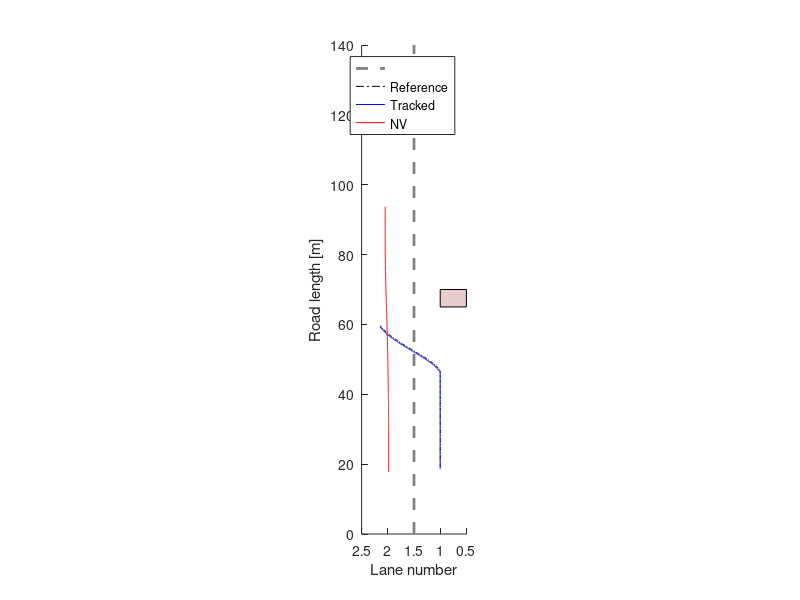
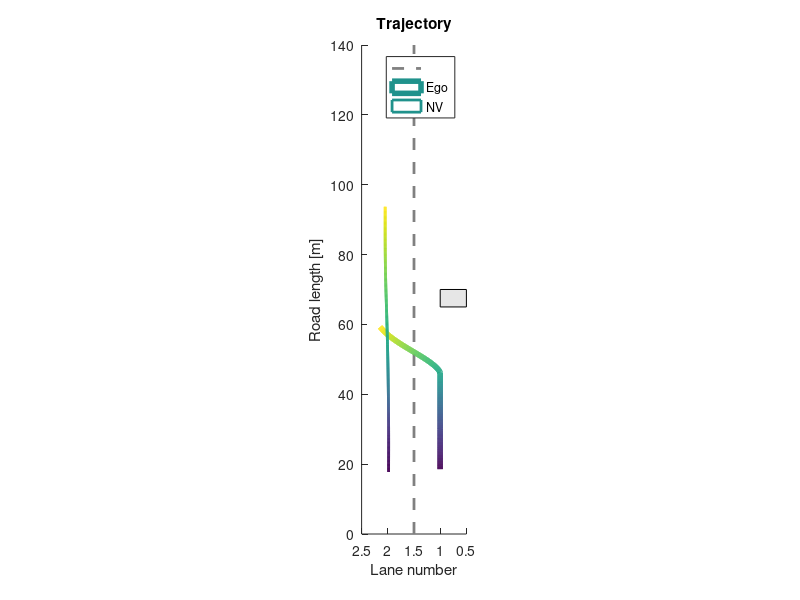

These figures' MATLAB source, in order: (Note: this script raises an error after producing the figures.)
% Viranjan Bhattacharyya
% EMC2 Lab Clemson University

clear, clc, close all

log_data = load("jh3.txt");
%%
start = 150;
fin = length(log_data);
X = log_data(start:fin, 1:5);
X_ref = log_data(start:fin, 7:11);
Ua = log_data(start:fin, 12);
Ul = log_data(start:fin, 13);
X_nv = log_data(start:fin, 15:17);
X_obs = log_data(start:fin, 19);
X_nv_pred = log_data(start:fin, 21);
roadlength = 140;
%%
figure(1)
set (gca,'DataAspectRatio',[1 15 1],'Xdir','reverse','Xlim',[0.5 2.5],'Ylim',[0 roadlength])
hold on 
plot([1.5 1.5],[0 roadlength],'--','LineWidth',2,'Color',[0.5 0.5 0.5]) % lane marking
plot(X_ref(:,4),X_ref(:,1),'-.k')
plot(X(:,4),X(:,1),'b')
plot(X_nv(:,3),X_nv(:,1),'r')
rectangle('Position',[0.5 (X_obs(1)-5) 0.5 5],'FaceColor',[0.9 0.8 0.8])
xlabel('Lane number')
ylabel('Road length [m]')
legend('','Reference','Tracked','NV')
%%
figure(2)
set (gca,'DataAspectRatio',[1 15 1],'Xdir','reverse','Xlim',[0.5 2.5],'Ylim',[0 roadlength])
hold on 
plot([1.5 1.5],[0 roadlength],'--','LineWidth',2,'Color',[0.5 0.5 0.5]) % lane marking
l = X(:,4)';
s = X(:,1)';
z = zeros(size(s));
col = 1:(fin - start + 1);
surface([l;l],[s;s],[z;z],[col;col],...
        'facecol','no',...
        'edgecol','interp',...
        'linew',4);
l_nv = X_nv(:,3)';
s_nv = X_nv(:,1)';
surface([l_nv;l_nv],[s_nv;s_nv],[z;z],[col;col],...
        'facecol','no',...
        'edgecol','interp',...
        'linew',2);
rectangle('Position',[0.5 (X_obs(1)-5) 0.5 5],'FaceColor',[0.9 0.9 0.9])
xlabel('Lane number')
ylabel('Road length [m]')
legend('', 'Ego', 'NV')
title('Trajectory')
%%
RMSE = rmse(X_ref, X);
%%
figure(3)
subplot(211)
plot(Ua,'g')
hold on
plot(X(:,3));
ylabel('m/s^2')
legend('Command acceleration','Ego acceleration')
subplot(212)
plot(Ul,'g')
hold on
plot(X(:,4))
ylabel('Lane')
legend('Command lane', 'Ego')
%%
figure(4)
plot(Ua, 'g')
hold on
plot(X(:,3))
plot(X_ref(:,3))
ylim([-2 2])
ylabel('m/s^2')
legend('Commanded acceleration','Ego acceleration','Reference acceleration')
%%
figure(5)
plot(X(:,2))
hold on
plot(X_nv(:,2))
ylabel('m/s')
legend('Ego', 'NV')
title('Speed')
%%
figure(6)
plot(X(:,1))
hold on
plot(X_nv(:,1))
legend('Ego','NV')
ylabel('Longitudinal Position [m]')
xlabel('Time step')
%%
figure(7)
plot(X(:,4))
hold on
plot(X_nv(:,3))
legend('Ego','NV')
ylabel('Lateral Position [m]')
xlabel('Time step')
%%
figure(8)
set (gca,'DataAspectRatio',[1 60 1],'Xdir','reverse','Xlim',[1.5 2.5])
hold on 
plot([1.5 1.5],[0 roadlength],'--','LineWidth',2,'Color',[0.5 0.5 0.5]) % lane marking
plot(X_nv(:,3),X_nv(:,1),'Color',[0.8 0.1 0.5],'LineWidth',2)
plot(2*ones(length(X_nv_pred)), X_nv_pred(:,1),'.r')
xlabel('Lane number')
ylabel('Road length [m]')
legend('','Actual','Predicted')
title('NV actual and predicted trajectory')

%% Multi subject
clear, clc, close all
%%
subjects_base = ['ae3', 'am3', 'az3', 'jb3', 'jh3', 'ml3']; % 50 m truck
% subjects_base = ['ae2', 'am2', 'az2', 'jb2', 'jh2', 'ml2']; % 60 m truck
% subjects_base = ['ae1', 'am1', 'az1', 'jb3', 'jh1','ml1']; % 70 m truck

% Plots
roadlength = 100;
figure(100)
title('Baseline MPC')
set (gca,'DataAspectRatio',[1 15 1],'Xdir','reverse','Xlim',[0.5 2.5],'Ylim',[0 roadlength])
hold on 
plot([1.5 1.5],[0 roadlength],'--','LineWidth',2,'Color',[0.5 0.5 0.5]) % lane marking
xlabel('Lane number')
ylabel('Road length [m]')

for i = 1:3:length(subjects_base)
    data = append(subjects_base(i), subjects_base(i+1), subjects_base(i+2), '.txt');
    log_data = load(data);
    if data(2) == 'e'
        start = 110;
    else
        start = 30;
    end
    fin = length(log_data);
    X = log_data(start:fin, 1:5);
    X_nv = log_data(start:fin, 15:17);
    X_obs = log_data(start:fin, 19);
    rectangle('Position',[0.5 (X_obs(1)-(5/2)) 0.5 5],'FaceColor',[0.9 0.8 0.8])
    plot(X(:,4),X(:,1),'b')
    plot(X_nv(:,3),X_nv(:,1),'r')
end
% Velocity analysis
v_avg_all = [];
v_nv_avg_all = [];
for i = 1:3:length(subjects_base)
    data = append(subjects_base(i), subjects_base(i+1), subjects_base(i+2), '.txt');
    log_data = load(data);
    fin = length(log_data);
    if data(2) == 'e'
        start = 110;
    else
        start = 30;
    end
    X = log_data(start:fin, 1:5);
    v = X(:,2);
    v_avg = mean(v);
    v_avg_all = [v_avg_all; v_avg];
    X_nv = log_data(start:fin, 15:17);
    v_nv = X_nv(:,2);
    v_nv_avg = mean(v_nv);
    v_nv_avg_all = [v_nv_avg_all; v_nv_avg];
end

ego_avg_v = mean(v_avg_all)
nv_avg_v = mean(v_nv_avg_all)
%% Velocity plots
figure(150)
subplot(311)
hold on
for i = 1:3:length(subjects_base)
    data = append(subjects_base(i), subjects_base(i+1), subjects_base(i+2), '.txt');
    log_data = load(data);
    fin = length(log_data);
    X = log_data(start:fin, 1:5);
    v = X(:,2);
    X_nv = log_data(start:fin, 15:17);
    v_nv = X_nv(:,2);
    plot(v, 'b')
    plot(v_nv, 'r')
end
title('Baseline MPC')
xlabel('Time step')
ylabel('Velocity [m/s]')
xlim([0 500])
ylim([0 15])
